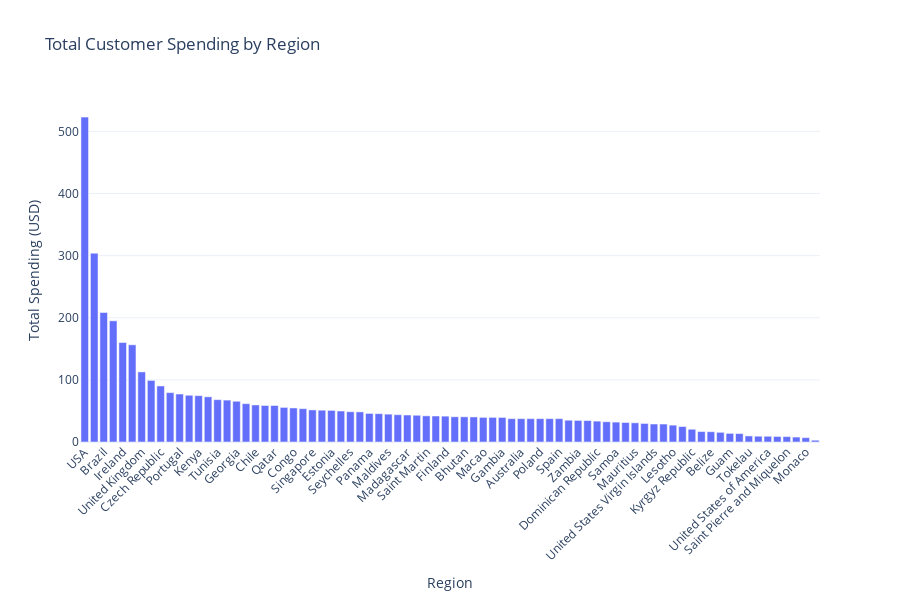
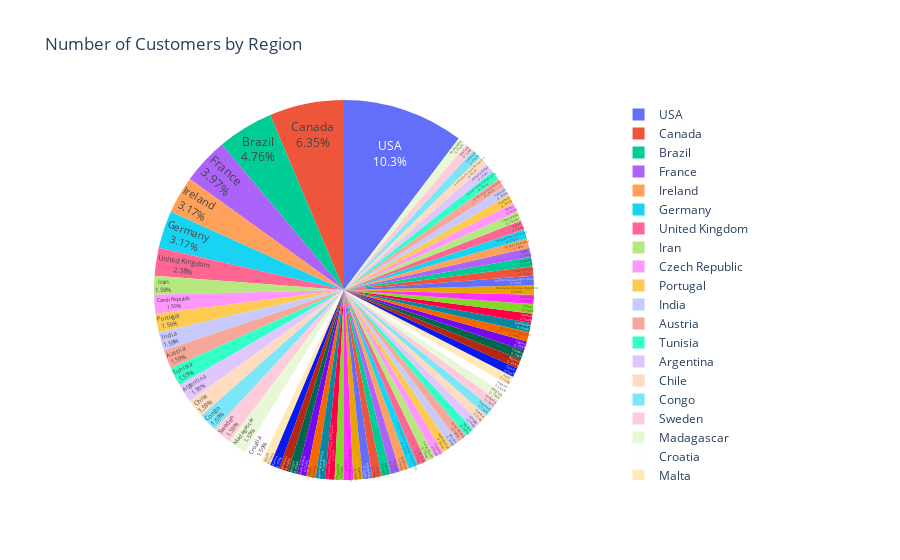

Notebook source saved alongside these figures, in order:
### Code cell
import pyodbc
import pandas as pd
import plotly.express as px

def visualize_customer_spending():
    # Database connection parameters
    server = 'DPC2023'  # Replace with your server name
    database = 'ChinookDW4'
    
    # Connect to the database
    conn = pyodbc.connect(
        'DRIVER={ODBC Driver 17 for SQL Server};'
        f'SERVER={server};'
        f'DATABASE={database};'
        'Trusted_Connection=yes;'
    )
    
    # Define the SQL query
    sql_query = '''
    SELECT 
        DimCustomer.Country AS Region,
        COUNT(DISTINCT FactSales.CustomerKey) AS NumberOfCustomers,
        SUM(FactSales.TotalAmount) AS TotalSpending,
        AVG(FactSales.TotalAmount) AS AverageOrderValue
    FROM 
        FactSales
    JOIN 
        DimCustomer ON FactSales.CustomerKey = DimCustomer.CustomerKey
    GROUP BY 
        DimCustomer.Country
    ORDER BY 
        TotalSpending DESC;
    '''
    
    # Fetch data into a pandas DataFrame
    df = pd.read_sql(sql_query, conn)
    
    # Close the connection
    conn.close()
    
    # Check if data is available
    if df.empty:
        print("No data available.")
        return
    
    # Data visualization using Plotly
    # Bar chart of Total Spending by Region
    fig = px.bar(
        df, 
        x='Region', 
        y='TotalSpending', 
        title='Total Customer Spending by Region',
        hover_data=['NumberOfCustomers', 'AverageOrderValue'],
        labels={'TotalSpending': 'Total Spending (USD)', 'Region': 'Region'},
        template='plotly_white'
    )
    fig.update_layout(
        xaxis_tickangle=-45,
        height=600,
    )
    fig.show()
    
    # Optional: Pie chart of Number of Customers by Region
    fig_pie = px.pie(
        df, 
        names='Region', 
        values='NumberOfCustomers',
        title='Number of Customers by Region',
        hover_data=['TotalSpending', 'AverageOrderValue'],
        template='plotly_white'
    )
    fig_pie.update_traces(textposition='inside', textinfo='percent+label')
    fig_pie.show()

if __name__ == '__main__':
    visualize_customer_spending()

### Figure 1 — Plotly figure (JSON) as saved in the notebook; plotly's stock layout.template omitted (floating-point values rounded to 4 significant figures; data arrays with more than 128 entries replaced by an {"elided": "..."} marker saying what was removed)
{"data": [{"alignmentgroup": "True", "customdata": {"elided": "78x2 float values"}, "hovertemplate": "Region=%{x}<br>Total Spending (USD)=%{y}<br>NumberOfCustomers=%{customdata[0]}<br>AverageOrderValue=%{customdata[1]}<extra></extra>", "legendgroup": "", "marker": {"color": "#636efa", "pattern": {"shape": ""}}, "name": "", "offsetgroup": "", "orientation": "v", "showlegend": false, "textposition": "auto", "type": "bar", "x": ["USA", "Canada", "Brazil", "France", "Ireland", "Germany", "United Kingdom", "Iran", "Czech Republic", "Malta", "Portugal", "India", "Kenya", "Austria", "Tunisia", "Comoros", "Georgia", "Argentina", "Chile", "Saudi Arabia", "Qatar", "Papua New Guinea", "Congo", "British Indian Ocean Territory (Chagos A", "Singapore", "Antigua and Barbuda", "Estonia", "Sweden", "Seychelles", "Korea", "Panama", "Hungary", "Maldives", "Saint Vincent and the Grenadines", "Madagascar", "Costa Rica", "Saint Martin", "Croatia", "Finland", "Netherlands", "Bhutan", "Saint Helena", "Macao", "Norway", "Gambia", "Denmark", "Australia", "Belgium", "Poland", "Italy", "Spain", "Albania", "Zambia", "Cyprus", "Dominican Republic", "Cambodia", "Samoa", "China", "Mauritius", "Slovakia (Slovak Republic)", "United States Virgin Islands", "Cote d'Ivoire", "Lesotho", "Israel", "Kyrgyz Republic", "United Arab Emirates", "Belize", "Cape Verde", "Guam", "Pakistan", "Tokelau", "Cocos (Keeling) Islands", "United States of America", "Guinea-Bissau", "Saint Pierre and Miquelon", "Vietnam", "Monaco", "Kazakhstan"], "xaxis": "x", "y": [523.1, 304.0, 208.4, 195.1, 160.2, 156.5, 112.9, 99.14, 90.24, 79.49, 77.24, 75.26, 74.62, 72.79, 68.14, 67.45, 65.59, 61.73, 59.64, 58.79, 58.78, 55.7, 54.81, 53.68, 51.66, 51.2, 50.88, 49.87, 48.73, 48.48, 46, 45.62, 44.82, 43.93, 43.47, 43.07, 42.13, 41.84, 41.62, 40.62, 40.56, 40.33, 39.64, 39.62, 39.51, 37.62, 37.62, 37.62, 37.62, 37.62, 37.62, 35.08, 34.72, 34.54, 33.6, 32.59, 32.01, 31.4, 30.91, 29.88, 28.94, 28.92, 27.12, 24.92, 20.51, 16.82, 16.53, 15.58, 13.87, 13.58, 9.78, 9.33, 9.24, 8.88, 8.72, 7.96, 7, 2.9], "yaxis": "y"}], "layout": {"barmode": "relative", "height": 600, "legend": {"tracegroupgap": 0}, "title": {"text": "Total Customer Spending by Region"}, "xaxis": {"anchor": "y", "domain": [0, 1], "tickangle": -45, "title": {"text": "Region"}}, "yaxis": {"anchor": "x", "domain": [0, 1], "title": {"text": "Total Spending (USD)"}}}}

### Figure 2 — Plotly figure (JSON) as saved in the notebook; plotly's stock layout.template omitted (floating-point values rounded to 4 significant figures; data arrays with more than 128 entries replaced by an {"elided": "..."} marker saying what was removed)
{"data": [{"customdata": {"elided": "78x2 float values"}, "domain": {"x": [0, 1], "y": [0, 1]}, "hovertemplate": "Region=%{label}<br>NumberOfCustomers=%{value}<br>TotalSpending=%{customdata[0]}<br>AverageOrderValue=%{customdata[1]}<extra></extra>", "labels": ["USA", "Canada", "Brazil", "France", "Ireland", "Germany", "United Kingdom", "Iran", "Czech Republic", "Malta", "Portugal", "India", "Kenya", "Austria", "Tunisia", "Comoros", "Georgia", "Argentina", "Chile", "Saudi Arabia", "Qatar", "Papua New Guinea", "Congo", "British Indian Ocean Territory (Chagos A", "Singapore", "Antigua and Barbuda", "Estonia", "Sweden", "Seychelles", "Korea", "Panama", "Hungary", "Maldives", "Saint Vincent and the Grenadines", "Madagascar", "Costa Rica", "Saint Martin", "Croatia", "Finland", "Netherlands", "Bhutan", "Saint Helena", "Macao", "Norway", "Gambia", "Denmark", "Australia", "Belgium", "Poland", "Italy", "Spain", "Albania", "Zambia", "Cyprus", "Dominican Republic", "Cambodia", "Samoa", "China", "Mauritius", "Slovakia (Slovak Republic)", "United States Virgin Islands", "Cote d'Ivoire", "Lesotho", "Israel", "Kyrgyz Republic", "United Arab Emirates", "Belize", "Cape Verde", "Guam", "Pakistan", "Tokelau", "Cocos (Keeling) Islands", "United States of America", "Guinea-Bissau", "Saint Pierre and Miquelon", "Vietnam", "Monaco", "Kazakhstan"], "legendgroup": "", "name": "", "showlegend": true, "textinfo": "percent+label", "textposition": "inside", "type": "pie", "values": [13, 8, 6, 5, 4, 4, 3, 2, 2, 1, 2, 2, 1, 2, 2, 1, 1, 2, 2, 1, 1, 1, 2, 1, 1, 1, 1, 2, 1, 1, 1, 1, 1, 1, 2, 1, 1, 2, 1, 1, 1, 1, 1, 1, 1, 1, 1, 1, 1, 1, 1, 1, 1, 1, 1, 1, 1, 1, 1, 1, 1, 1, 1, 1, 1, 1, 1, 1, 1, 1, 1, 1, 1, 1, 1, 1, 1, 1]}], "layout": {"legend": {"tracegroupgap": 0}, "title": {"text": "Number of Customers by Region"}}}
